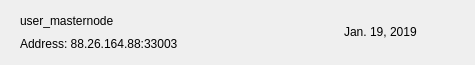
<?xml version="1.0" encoding="UTF-8"?>
<ui version="4.0">
 <class>MNRow</class>
 <widget class="QWidget" name="MNRow">
  <property name="geometry">
   <rect>
    <x>0</x>
    <y>0</y>
    <width>475</width>
    <height>65</height>
   </rect>
  </property>
  <property name="windowTitle">
   <string>Form</string>
  </property>
  <property name="styleSheet">
   <string notr="true"/>
  </property>
  <layout class="QVBoxLayout" name="verticalLayout_2">
   <property name="spacing">
    <number>0</number>
   </property>
   <property name="leftMargin">
    <number>20</number>
   </property>
   <property name="topMargin">
    <number>0</number>
   </property>
   <property name="rightMargin">
    <number>20</number>
   </property>
   <property name="bottomMargin">
    <number>0</number>
   </property>
   <item>
    <widget class="QFrame" name="frame_2">
     <property name="styleSheet">
      <string notr="true">border:none;</string>
     </property>
     <property name="frameShape">
      <enum>QFrame::StyledPanel</enum>
     </property>
     <property name="frameShadow">
      <enum>QFrame::Raised</enum>
     </property>
     <layout class="QHBoxLayout" name="horizontalLayout">
      <property name="leftMargin">
       <number>0</number>
      </property>
      <property name="rightMargin">
       <number>0</number>
      </property>
      <item>
       <widget class="QFrame" name="frame">
        <property name="styleSheet">
         <string notr="true">border:none;padding:0px;</string>
        </property>
        <property name="frameShape">
         <enum>QFrame::StyledPanel</enum>
        </property>
        <property name="frameShadow">
         <enum>QFrame::Raised</enum>
        </property>
        <layout class="QVBoxLayout" name="verticalLayout">
         <property name="spacing">
          <number>0</number>
         </property>
         <property name="leftMargin">
          <number>0</number>
         </property>
         <property name="topMargin">
          <number>0</number>
         </property>
         <property name="rightMargin">
          <number>0</number>
         </property>
         <property name="bottomMargin">
          <number>0</number>
         </property>
         <item>
          <widget class="QLabel" name="labelName">
           <property name="text">
            <string>user_masternode</string>
           </property>
          </widget>
         </item>
         <item>
          <widget class="QLabel" name="labelAddress">
           <property name="text">
            <string>Address: 88.26.164.88:33003</string>
           </property>
          </widget>
         </item>
        </layout>
       </widget>
      </item>
      <item>
       <spacer name="horizontalSpacer">
        <property name="orientation">
         <enum>Qt::Horizontal</enum>
        </property>
        <property name="sizeHint" stdset="0">
         <size>
          <width>40</width>
          <height>20</height>
         </size>
        </property>
       </spacer>
      </item>
      <item>
       <widget class="QLabel" name="labelDate">
        <property name="text">
         <string>Jan. 19, 2019</string>
        </property>
       </widget>
      </item>
      <item>
       <widget class="QPushButton" name="pushButtonMenu">
        <property name="focusPolicy">
         <enum>Qt::NoFocus</enum>
        </property>
        <property name="styleSheet">
         <string notr="true">border:none; background-color:transparent; padding:0px;</string>
        </property>
        <property name="text">
         <string/>
        </property>
        <property name="icon">
         <iconset>
          <normaloff>:/ic-menu-hover</normaloff>:/ic-menu-hover</iconset>
        </property>
        <property name="iconSize">
         <size>
          <width>24</width>
          <height>24</height>
         </size>
        </property>
       </widget>
      </item>
     </layout>
    </widget>
   </item>
   <item>
    <widget class="QLabel" name="lblDivisory">
     <property name="minimumSize">
      <size>
       <width>0</width>
       <height>1</height>
      </size>
     </property>
     <property name="maximumSize">
      <size>
       <width>16777215</width>
       <height>1</height>
      </size>
     </property>
     <property name="text">
      <string/>
     </property>
     <property name="alignment">
      <set>Qt::AlignBottom|Qt::AlignLeading|Qt::AlignLeft</set>
     </property>
    </widget>
   </item>
  </layout>
 </widget>
 <resources/>
 <connections/>
</ui>
